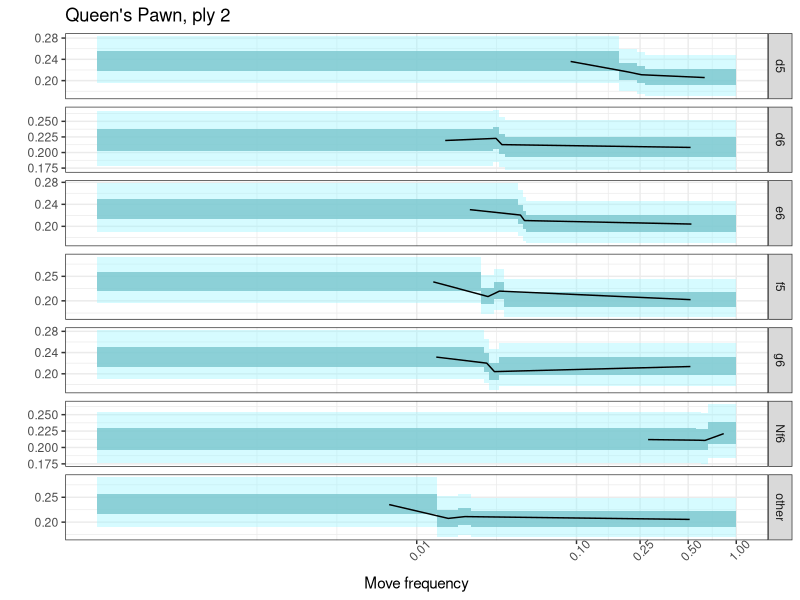
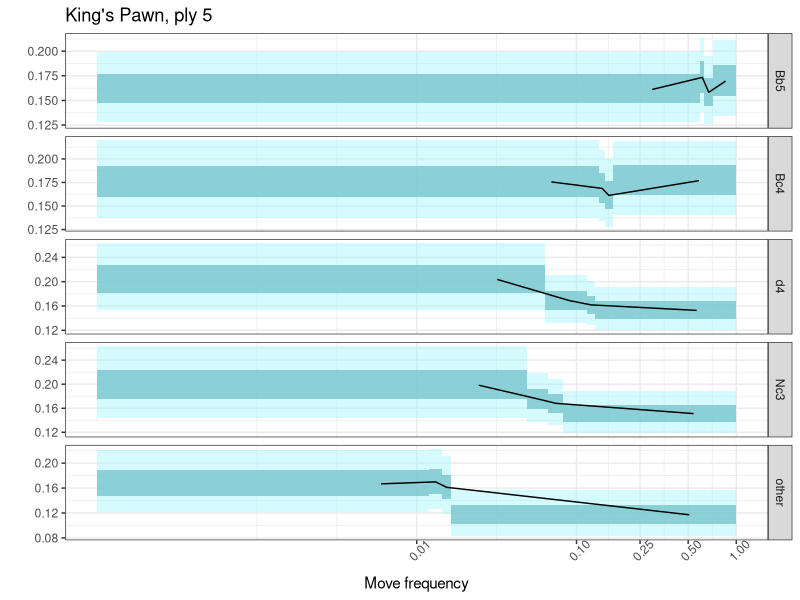
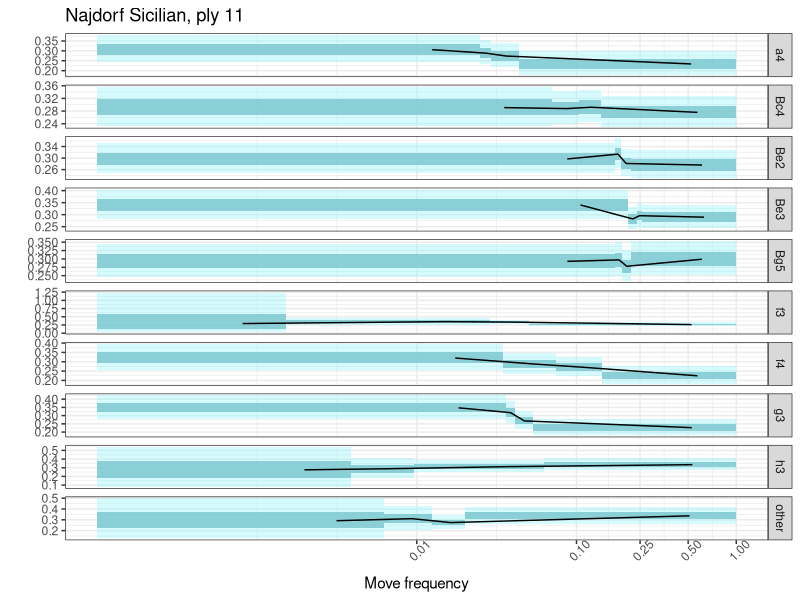
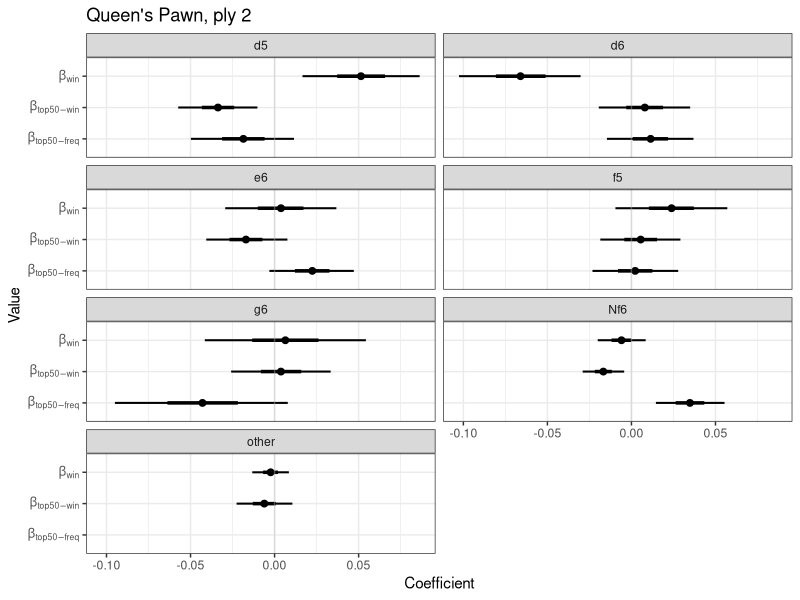
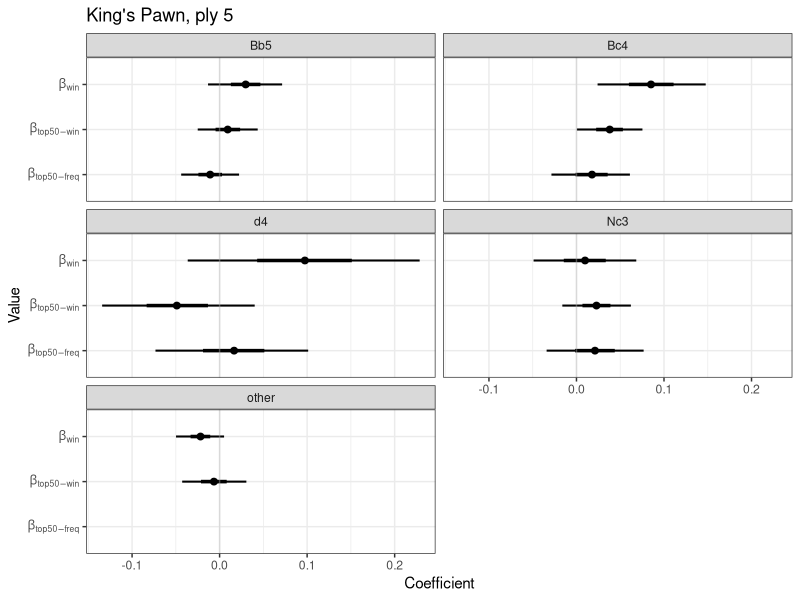
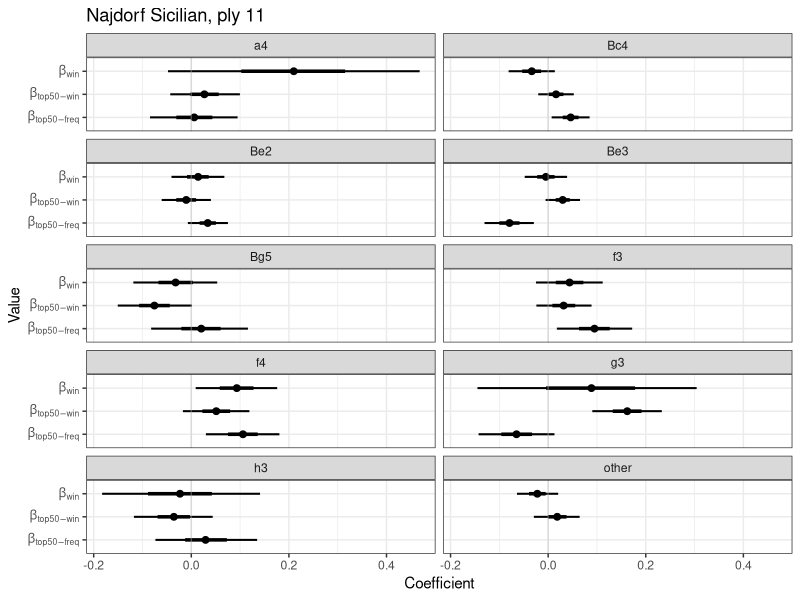

Generate these figures, in order, with R:
library(tidyverse)
library(scales)

make_fitness_curve_plot <- function(data, title) {
  fitness_plot_grid <- ggplot(data, aes(xmin=lower_bp, xmax=upper_bp)) +
    geom_rect(aes(ymin=ll,ymax=hh), fill="cadetblue1", alpha = 0.4) +
    geom_rect(aes(ymin=l,ymax=h), fill="cadetblue3", alpha=0.8) +
    geom_line(aes(x=mid_bp,y=m)) +
    facet_grid(rows=vars(response), scales = "free_y") + 
    scale_x_continuous(trans="log", limits = c(0.0001,1), breaks=c(0.01, 0.1, 0.25,0.5,1)) + 
    theme_bw() + theme(axis.text.x = element_text(angle = 45)) +
    xlab("Move frequency") + ylab("") + ggtitle(title)
  return(fitness_plot_grid)
}

make_beta_plot <- function(data, title) {
  p <- ggplot(data) + 
  geom_segment(aes(x=ll, xend = hh, y=variable, yend=variable), linewidth=0.7) +
  geom_segment(aes(x=l, xend = h, y=variable, yend=variable), linewidth=1.2) + 
  geom_point(aes(x=m, y=variable), size=2) + 
  geom_vline(xintercept=0, color="gray", alpha=0.4) +
  facet_wrap(vars(response), ncol=2) +
  xlab("Coefficient") + ylab("Value") + ggtitle(title) +
  scale_y_discrete(labels=label_parse()) +
  theme_bw()
  return(p)
}

qp_fitness_data <- read.csv("../model/model_results/queens_pawn_ply_2/mcmc_intervals_fitness.csv")
qp_beta_data <- read.csv("../model/model_results/queens_pawn_ply_2/mcmc_intervals_beta.csv")

kp_fitness_data <- read.csv("../model/model_results/kings_pawn_ply_5/mcmc_intervals_fitness.csv")
kp_beta_data <- read.csv("../model/model_results/kings_pawn_ply_5/mcmc_intervals_beta.csv")

naj_fitness_data <- read.csv("../model/model_results/sicilian_najdorf_ply_11/mcmc_intervals_fitness.csv")
naj_beta_data <- read.csv("../model/model_results/sicilian_najdorf_ply_11/mcmc_intervals_beta.csv")

qp_responses <- qp_fitness_data$response[1:7]
kp_responses <- kp_fitness_data$response[1:5]
naj_responses <- naj_fitness_data$response[1:10]

qp_beta_data <- qp_beta_data[2:22, ]
kp_beta_data <- kp_beta_data[2:16, ]
naj_beta_data <- naj_beta_data[2:31, ]

qp_beta_data$response <- qp_responses
kp_beta_data$response <- kp_responses
naj_beta_data$response <- naj_responses

qp_beta_data$variable <- c(rep("beta[win]",7),rep("beta[top50-win]",7),rep("beta[top50-freq]",7))
kp_beta_data$variable <- c(rep("beta[win]",5),rep("beta[top50-win]",5),rep("beta[top50-freq]",5))
naj_beta_data$variable <- c(rep("beta[win]",10),rep("beta[top50-win]",10),rep("beta[top50-freq]",10))

qp_f <- make_fitness_curve_plot(qp_fitness_data, "Queen's Pawn, ply 2")
ggsave("../figures/appendix/qp_fitness_curves.pdf", qp_f,w=3,h=5,unit="in")

kp_f <- make_fitness_curve_plot(kp_fitness_data, "King's Pawn, ply 5")
ggsave("../figures/appendix/kp_fitness_curves.pdf",kp_f,w=3,h=4,unit="in")

naj_f <- make_fitness_curve_plot(naj_fitness_data,"Najdorf Sicilian, ply 11")
ggsave("../figures/appendix/najdorf_fitness_curves.pdf",naj_f,w=3,h=8,unit="in")

qp_b <- make_beta_plot(qp_beta_data, "Queen's Pawn, ply 2")
ggsave("../figures/appendix/qp_betas_plot.pdf", qp_b,w=5,h=5,unit="in")

kp_b <- make_beta_plot(kp_beta_data, "King's Pawn, ply 5")
ggsave("../figures/appendix/kp_betas_plot.pdf", kp_b,w=5,h=4,unit="in")

naj_b <- make_beta_plot(naj_beta_data, "Najdorf Sicilian, ply 11")
ggsave("../figures/appendix/najdorf_betas_plot.pdf",naj_b,w=5,h=6.5,unit="in")
